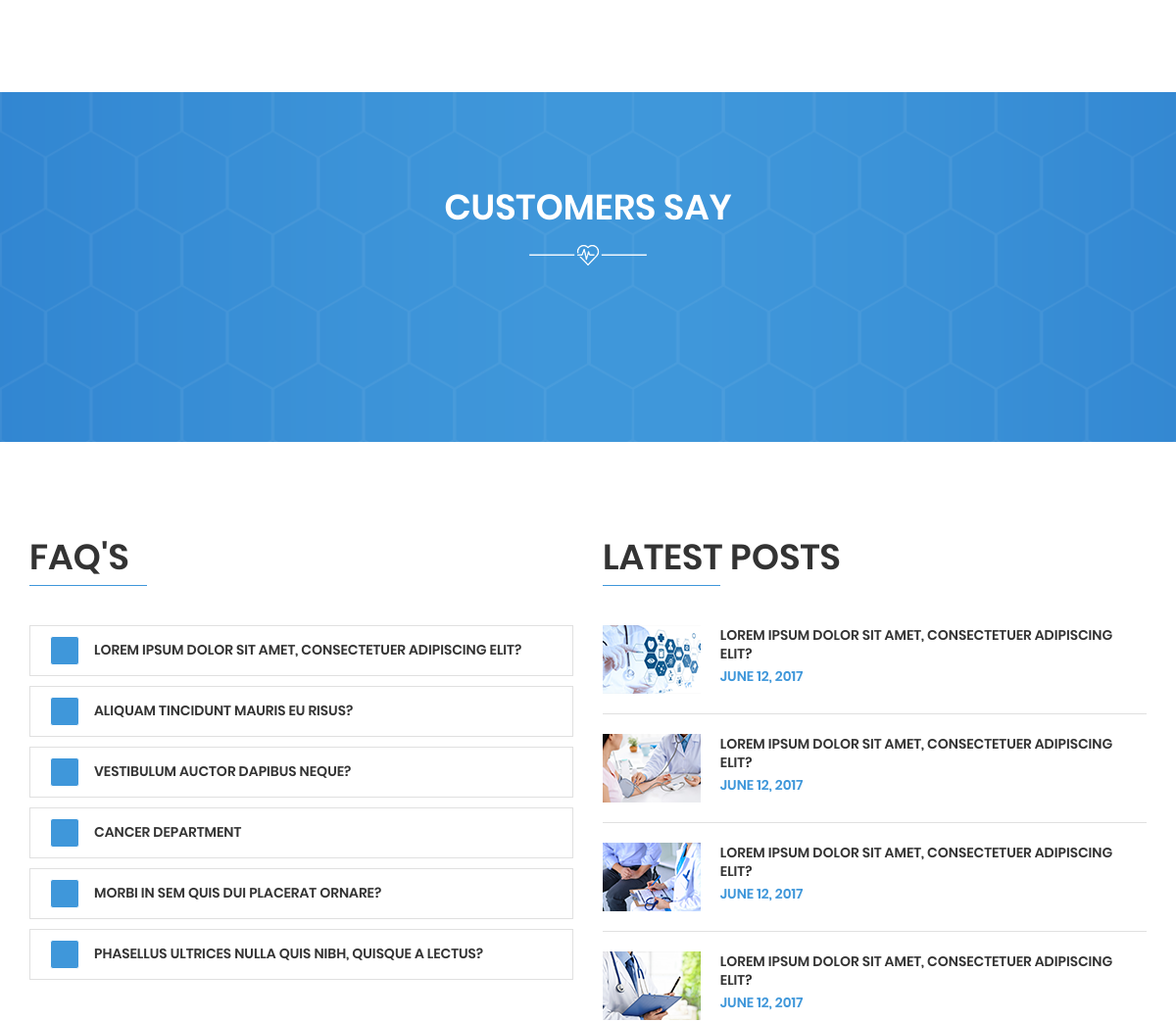
Before: / (middle part) with the older database file.
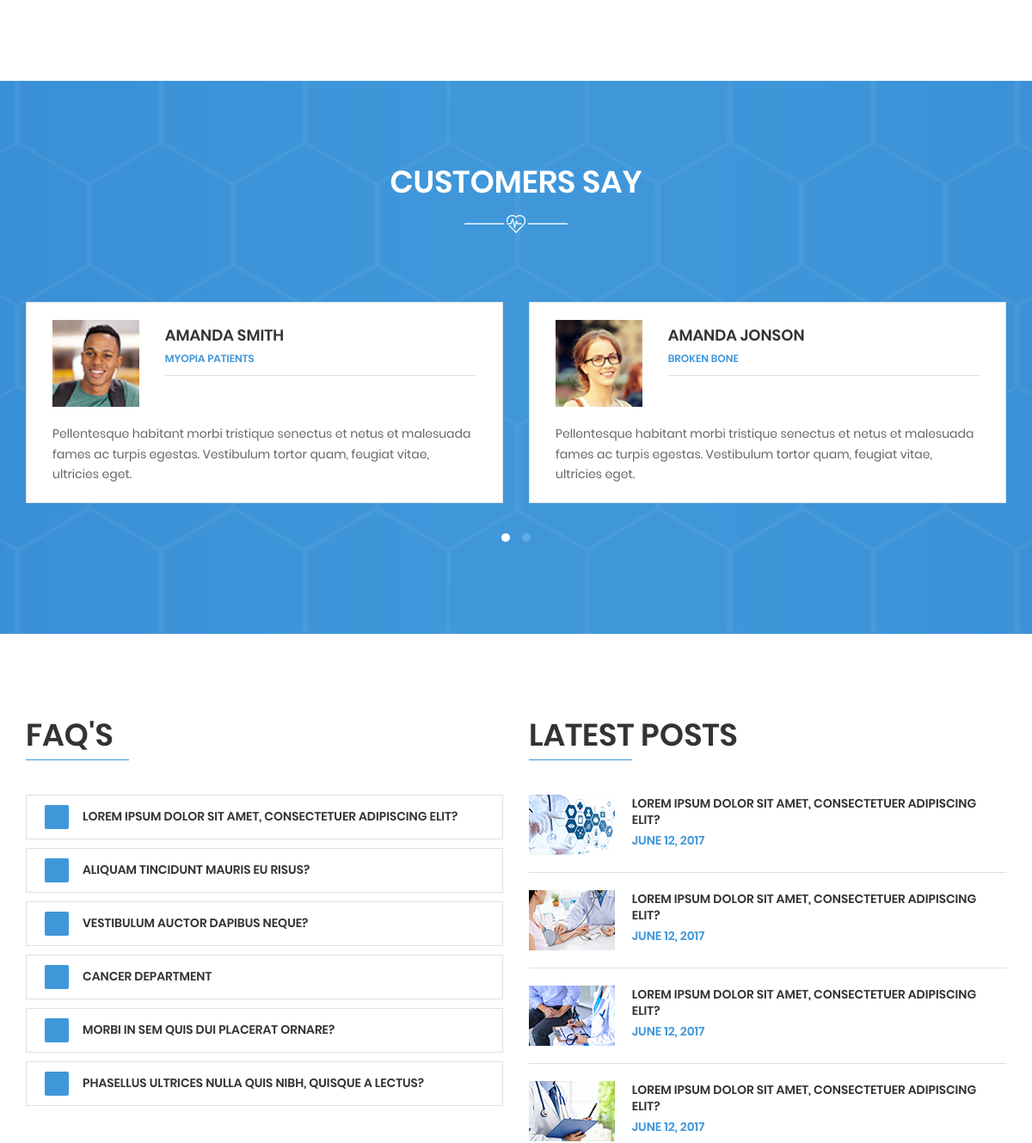
After: the same page with the newer database file.
### core/models.py (models this page shows, shortened)
class Faq(models.Model):
    title = models.CharField(("FAQ Title"), max_length=150)
    description = models.TextField(("FAQ Description"))

class ClientSay(models.Model):
    name = models.CharField(("Client Name"), max_length=50)
    designation = models.CharField(("Client Designation"), max_length=50)
    description = models.TextField(("Clent Feedback"))
    image = models.ImageField(("Client Image"), upload_to="client", blank=True)
    def image_url(self):
        try:
            url = self.image.url
        except:
            url = ''
        return url

### core/views.py (the view, shortened to what this page needs)
# urls.py: path('', HomeView.as_view(), name='home')
class HomeView(View):
    template_name = 'core/index.html'
    def get(self, request):
        banners = Banner.objects.all().order_by('-id')[:5]
        departments = Department.objects.all()
        doctors = Doctor.objects.all()
        services = Service.objects.all()
        faqs = Faq.objects.all()
        testimonials = ClientSay.objects.all()
        appointment_form = AppointmentForm
        context = {
            'banners': banners,
            'appointment_form': appointment_form,
            'departments': departments,
            'doctors': doctors,
            'services': services,
            'faqs': faqs,
            'testimonials': testimonials
        }
        return render(request, self.template_name, context)

### core/models.py (called while the page is built)
    def image_url(self):
        try:
            url = self.banner_image.url
        except:
            url = ''
        return url

### department/models.py (called while the page is built)
    def image_url(self):
        try:
            url = self.image.url
        except:
            url = ''
        return url

    def image_url(self):
        try:
            url = self.image.url
        except:
            url = ''
        return url

### templates/core/index.html (shortened to what this page needs)
{% extends 'base.html' %}
{% load static %}
{% block main_content %}
<div id="main-content" class="site-main-content">
    <section class="site-content-area">
        {% include 'core/our_service.html' %}
        {% include 'core/customer_say.html' %}
        {% include 'core/latest_post.html' %}
    </section>
</div>
{% endblock main_content %}

### templates/base.html (shortened to what this page needs)
<!doctype html>
<html lang="en">
{% load static %}
<head>
    {% include 'include/style.html' %}
</head>
<body>
<div class="uni-home-1">
    <div id="wrapper-container" class="site-wrapper-container">
        {% block main_content %}
        {% endblock main_content %}
    </div>
</div>
</body>
</html>

### templates/include/style.html
{% load static %}
<link rel="stylesheet" href="{% static 'plugin/bootstrap/css/bootstrap.css' %}">
<link rel="stylesheet" href="{% static 'plugin/bootstrap/css/bootstrap-theme.css' %}">
<link rel="stylesheet" href="{% static 'fonts/poppins/poppins.css' %}">
<link rel="stylesheet" href="{% static 'plugin/fonts/font-awesome/css/font-awesome.min.css' %}">
<link rel="stylesheet" href="{% static 'plugin/jquery-ui/jquery-ui.min.css' %}">
<link rel="stylesheet" href="{% static 'plugin/process-bar/tox-progress.css' %}">
<link rel="stylesheet" href="{% static 'plugin/owl-carouse/owl.carousel.min.css' %}">
<link rel="stylesheet" href="{% static 'plugin/owl-carouse/owl.theme.default.min.css' %}">
<link rel="stylesheet" href="{% static 'plugin/animsition/css/animate.css' %}">
<link rel="stylesheet" href="{% static 'plugin/jquery-ui/jquery-ui.min.css' %}">
<link rel="stylesheet" href="{% static 'plugin/mediaelement/mediaelementplayer.css' %}">
<link rel="stylesheet" href="{% static 'plugin/datetimepicker/bootstrap-datepicker3.css' %}">
<link rel="stylesheet" href="{% static 'plugin/datetimepicker/bootstrap-datetimepicker.min.css' %}">
<link rel="stylesheet" href="{% static 'plugin/lightgallery/lightgallery.css' %}">
<link rel="stylesheet" href="{% static 'css/style.css' %}">

### templates/core/our_service.html (shortened to what this page needs)
<div class="uni-home-our-services">
    <div class="uni-shortcode-icons-box-5">
    </div>
</div>

### templates/core/customer_say.html
<div class="uni-home-customers-says">
    <div class="uni-shortcode-testimonials-2 uni-background-3">
        <div class="container">
            <div class="uni-home-title">
                <h3>Customers say</h3>
                <div class="uni-underline"></div>
            </div>
            <div class="uni-owl-two-item owl-carousel owl-theme">
                {% for testimonial in testimonials %}
                <div class="item">
                    <div class="uni-shortcode-testimonials-default">
                        <div class="item-info">
                            <div class="row">
                                <div class="col-md-3 col-sm-4">
                                    <div class="item-info-img">
                                        <img src="{{ testimonial.image_url }}" alt="" class="img-responsive">
                                    </div>
                                </div>
                                <div class="col-md-9 col-sm-8">
                                    <div class="item-info-title">
                                        <h4>{{ testimonial.name }}</h4>
                                        <p class="testimonial_subtitle">{{ testimonial.designation }}</p>
                                    </div>
                                    <div class="uni-divider"></div>
                                </div>
                            </div>
                        </div>
                        <div class="item-caption">
                            <p>
                                {{ testimonial.description }}
                            </p>
                        </div>
                    </div>
                </div>
                {% endfor %}
            </div>
        </div>
    </div>
</div>

### templates/core/latest_post.html (shortened to what this page needs)
<div class="uni-home-faq-latest-post">
    <div class="container">
        <div class="row">
            <div class="col-md-6">
                <div class="uni-home-faq">
                    <div class="uni-home-title">
                        <h3>Faq's</h3>
                        <div class="uni-line"></div>
                    </div>
                    <div class="accordion-default">
                        <div class="accordion-min-plus">
                            <div class="accordion">
                                {% for faq in faqs %}
                                <div class="accordion-item">
                                    <h4 class="accordion-toggle">{{ faq.title }}</h4>
                                </div>
                                {% endfor %}
                            </div>
                        </div>
                    </div>
                </div>
            </div>
            <div class="col-md-6">
                <div class="uni-home-latest-post">
                    <div class="uni-home-title">
                        <h3>latest posts</h3>
                        <div class="uni-line"></div>
                    </div>
                    <div class="uni-home-latest-post-body">
                        <div class="item">
                            <div class="item-img">
                                <a href="#"><img src="images/home1/lastestpost/img2.png" alt="" class="img-responsive"></a>
                            </div>
                            <div class="item-caption">
                                <h4><a href="#">Lorem ipsum dolor sit amet, consectetuer adipiscing elit?</a></h4>
                                <span class="time">June 12, 2017</span>
                            </div>
                        </div>
                        <div class="uni-divider"></div>
                        <div class="item">
                            <div class="item-img">
                                <a href="#"><img src="images/home1/lastestpost/img3.png" alt="" class="img-responsive"></a>
                            </div>
                            <div class="item-caption">
                                <h4><a href="#">Lorem ipsum dolor sit amet, consectetuer adipiscing elit?</a></h4>
                                <span class="time">June 12, 2017</span>
                            </div>
                        </div>
                        <div class="uni-divider"></div>
                        <div class="item">
                            <div class="item-img">
                                <a href="#"><img src="images/home1/lastestpost/img4.png" alt="" class="img-responsive"></a>
                            </div>
                            <div class="item-caption">
                                <h4><a href="#">Lorem ipsum dolor sit amet, consectetuer adipiscing elit?</a></h4>
                                <span class="time">June 12, 2017</span>
                            </div>
                        </div>
                        <div class="uni-divider"></div>
                        <div class="item">
                            <div class="item-img">
                                <a href="#"><img src="images/home1/lastestpost/img5.png" alt="" class="img-responsive"></a>
                            </div>
                            <div class="item-caption">
                                <h4><a href="#">Lorem ipsum dolor sit amet, consectetuer adipiscing elit?</a></h4>
                                <span class="time">June 12, 2017</span>
                            </div>
                        </div>
                    </div>
                </div>
            </div>
        </div>
    </div>
</div>

### templates/include/script.html (shortened to what this page needs)
{% load static %}

Changed rows visible on the page:
added ClientSay: image_url (picture), name "AMANDA SMITH", designation "MYOPIA PATIENTS", description "Pellentesque habitant morbi tristique senectus et netus et malesuada fames ac turpis egestas. Vestibulum tortor quam, feugiat vitae, ultricies eget."
added ClientSay: image_url (picture), name "AMANDA JONSON", designation "BROKEN BONE", description "Pellentesque habitant morbi tristique senectus et netus et malesuada fames ac turpis egestas. Vestibulum tortor quam, feugiat vitae, ultricies eget."
